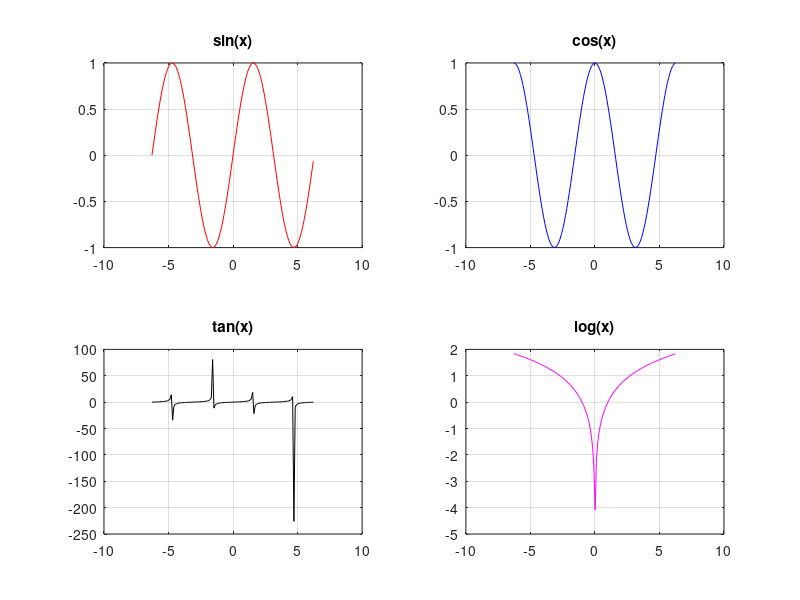

Write MATLAB code to recreate this figure.
%%Name Surname: Serkan Burak Örs
%Istanbul Technical University
%Aeronautics and Astronautics Faculty - Astronautical Engineering
%E-mail: orss19@itu.edu.tr
%BIL 113E - Summer 2020 - CRN:30156
%Instructor: Dr. Mustafa Resa Becan
%Week 3 - Date: 26/08/2020
%% subplot function is used to show the graphics more than one using the same graphic window, 
% this function creates subplots on the same window.
x=-2*pi:0.1:2*pi;
y1=sin(x);
y2=cos(x);
y3=tan(x);
y4=log(x);
subplot(2,2,1),plot(x,y1,'r'),grid,title('sin(x)');
subplot(2,2,2),plot(x,y2,'b'),grid, title('cos(x)');
subplot(2,2,3),plot(x,y3,'k'),grid, title('tan(x)');
subplot(2,2,4),plot(x,y4,'m'),grid, title('log(x)');
